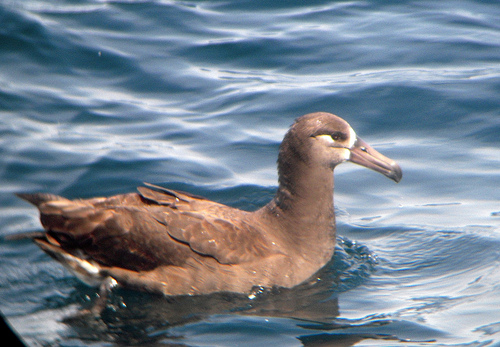
#> input picture data/input/Black_Footed_Albatross_0002_55.jpg, 500 x 347 px, found by its file name
$ python vision_wsol.py
#> lines starting #> are read from the running program, lines starting #| are printed output that depends on the picture
import os
import sys
from os.path import dirname, abspath, join
from typing import Optional
import math
from copy import deepcopy

from PIL import Image
import matplotlib.patches as patches
import matplotlib.pyplot as plt
import numpy as np
import matplotlib.cm as cm
import matplotlib.colors as mcolors
from matplotlib.colors import ListedColormap
import matplotlib.ticker as ticker
from scipy.signal import medfilt

from dlib.utils.tools import check_scoremap_validity
from dlib.utils.tools import check_box_convention

root_dir = dirname(dirname(dirname(abspath(__file__))))
sys.path.append(root_dir)

from dlib.configure import constants

_PRED_COLOR = mcolors.CSS4_COLORS['red']
_GT_COLOR = mcolors.CSS4_COLORS['lime']

_TRUE_POSITIVE = mcolors.CSS4_COLORS['red']
_FALSE_POSITIVE = mcolors.CSS4_COLORS['blue']
_FALSE_NEGATIVE = mcolors.CSS4_COLORS['lime']


def get_bin_mask_colormap_segm():
    col_dict = dict()
    for i in range(256):
        col_dict[i] = 'k'

    col_dict[0] = 'k'  # background. ignored.
    col_dict[1] = _FALSE_NEGATIVE  # FALSE NEGATIVE
    col_dict[2] = _FALSE_POSITIVE  # FALSE POSITIVE
    col_dict[3] = _TRUE_POSITIVE  # TRUE POSITIVE

    colormap = ListedColormap([col_dict[x] for x in col_dict.keys()])

    return colormap


def get_bin_mask_colormap_bbx():
    col_dict = dict()
    for i in range(256):
        col_dict[i] = 'k'

    col_dict[0] = 'k'  # background. ignored.
    col_dict[1] = _PRED_COLOR  # PREDICTED
    colormap = ListedColormap([col_dict[x] for x in col_dict.keys()])

    return colormap


# [10 lines left out: function get_simple_bin_mask_colormap_mask, not called in this run]


class Viz_WSOL(object):
    def __init__(self):
        super(Viz_WSOL, self).__init__()

        self.gt_col = _GT_COLOR
        self.pred_col = _PRED_COLOR
        self.dpi = 50
        self.alpha = 0.5#128
        self.heatmap_cmap = plt.get_cmap("jet")
        self.mask_cmap_seg = get_bin_mask_colormap_segm()
        self.mask_cmap_bbox = get_bin_mask_colormap_bbx()

    def tagax(self, ax, text):
        ax.text(3, 40,
                text, bbox={'facecolor': 'white', 'pad': 1, 'alpha': 0.8}
                )

    # [6 lines left out: function get_acc, not called in this run]

    def convert_bbox(self, bbox_xyxy: np.ndarray):
        check_box_convention(bbox_xyxy, 'x0y0x1y1')
        assert bbox_xyxy.shape == (1, 4)
        x0, y0, x1, y1 = bbox_xyxy.flatten()
        width = x1 - x0
        height = y1 - y0
        anchor = (x0, y1)
        return anchor, width, height

    def _plot_bbox(self, ax, img, gt_bbox,
                   pred_bbox: Optional[np.ndarray] = None,
                   cam: Optional[np.ndarray] = None,
                   tag='',
                   camcolormap=None,
                   alpha=None):
        if camcolormap is None:
            camcolormap = self.heatmap_cmap

        if alpha is None:
            alpha = self.alpha

        ax.imshow(img)

        gt_info = self.convert_bbox(gt_bbox)
        rect_gt = patches.Rectangle(gt_info[0], gt_info[1], -gt_info[2],
                                    linewidth=1.5,
                                    edgecolor=self.gt_col,
                                    facecolor='none')
        if pred_bbox is not None:
            pred_info = self.convert_bbox(pred_bbox)

            rect_pred = patches.Rectangle(pred_info[0], pred_info[1],
                                          -pred_info[2],
                                          linewidth=1.5,
                                          edgecolor=self.pred_col,
                                          facecolor='none')

        if cam is not None:
            if cam.dtype in [np.float32, np.float64]:
                ax.imshow(cam, interpolation='bilinear', cmap=camcolormap,
                          alpha=alpha)

            elif cam.dtype == np.bool_:
                cam_ = cam * 1.
                masked_cam = np.ma.masked_where(cam_ == 0, cam_)
                ax.imshow(masked_cam, interpolation=None,
                          cmap=self.mask_cmap_bbox, vmin=0., vmax=255.,
                          alpha=self.alpha)

        ax.add_patch(rect_gt)
        if pred_bbox is not None:
            ax.add_patch(rect_pred)

        self.tagax(ax, tag)

    # [24 lines left out: function _plot_mask, not called in this run]

    def plot_single(self, datum: dict, outf: str):
        fig, axes = plt.subplots(nrows=1, ncols=2, squeeze=False)

        if 'gt_bbox' in datum.keys():
            self._plot_bbox(axes[0, 0], img=datum['img'],
                            gt_bbox=datum['gt_bbox'],
                            pred_bbox=datum['pred_bbox'],
                            cam=datum['cam'], tag=self.get_tag(datum))
            mask = (datum['cam'] >= datum['tau'])
            self._plot_bbox(axes[0, 1], img=datum['img'],
                            gt_bbox=datum['gt_bbox'],
                            pred_bbox=datum['pred_bbox'], cam=mask,
                            tag=self.get_tag(datum))

        elif 'gt_mask' in datum.keys():
            cam = datum['cam']
            pred_mask = (datum['cam'] >= datum['tau'])
            acc = self.get_acc(gt_mask=datum['gt_mask'],
                               pred_mask=pred_mask.astype(np.float32))

            self._plot_mask(axes[0, 0], img=datum['img'],
                            gt_mask=datum['gt_mask'],
                            cam=cam,
                            tag=self.get_tag(datum, acc=acc))

            self._plot_mask(axes[0, 1], img=datum['img'],
                            gt_mask=datum['gt_mask'],
                            cam=pred_mask,
                            tag=self.get_tag(datum, acc=acc))
        else:
            raise NotImplementedError

        self.closing(fig, outf)

    def plot_multiple(self, data: list, outf: str):
        nrows = 2
        ncols = len(data)

        him, wim = data[0]['img'].shape[:2]
        r = him / float(wim)
        fw = 10
        r_prime = r * (nrows / float(ncols))
        fh = r_prime * fw

        fig, axes = plt.subplots(nrows=nrows, ncols=ncols, sharex=False,
                                 sharey=False, squeeze=False, figsize=(fw, fh))

        if 'gt_bbox' in data[0].keys():
            for i, datum in enumerate(data):
                self._plot_bbox(axes[0, i], img=datum['img'],
                                gt_bbox=datum['gt_bbox'],
                                pred_bbox=datum['pred_bbox'], cam=datum['cam'],
                                tag=self.get_tag(datum))
                mask = (datum['cam'] >= datum['tau'])
                self._plot_bbox(axes[1, i], img=datum['img'],
                                gt_bbox=datum['gt_bbox'],
                                pred_bbox=datum['pred_bbox'], cam=mask,
                                tag=self.get_tag(datum))

        elif 'gt_mask' in data[0].keys():
            for i, datum in enumerate(data):
                cam = datum['cam']
                pred_mask = (datum['cam'] >= datum['tau'])
                acc = self.get_acc(gt_mask=datum['gt_mask'],
                                   pred_mask=pred_mask.astype(np.float32))

                self._plot_mask(axes[0, i], img=datum['img'],
                                gt_mask=datum['gt_mask'],
                                cam=cam,
                                tag=self.get_tag(datum, acc=acc))

                self._plot_mask(axes[1, i], img=datum['img'],
                                gt_mask=datum['gt_mask'],
                                cam=pred_mask,
                                tag=self.get_tag(datum, acc=acc))
        else:
            raise NotImplementedError

        self.closing(fig, outf)

    # [5 lines left out: function plot_cam_raw, not called in this run]

    def get_tag(self, datum, acc=0.0):
        if 'gt_bbox' in datum.keys():
            tag = r'IoU={:.3f}, @$\tau$={:.2f}@$\sigma$={:.2f}'.format(
                datum['iou'], datum['tau'], datum['sigma'])

        elif 'gt_mask' in datum.keys():
            z = '*' if datum['best_tau'] else ''
            tag = r'acc={:.3f}, @$\tau$={:.2f}{}'.format(acc, datum['tau'], z)
        else:
            raise NotImplementedError
        return tag

    def closing(self, fig, outf):
        plt.subplots_adjust(top=1, bottom=0, right=1, left=0, hspace=0,
                            wspace=0)
        for ax in fig.axes:
            ax.axis('off')
            ax.margins(0, 0)
            ax.xaxis.set_major_locator(plt.NullLocator())
            ax.yaxis.set_major_locator(plt.NullLocator())

        fig.savefig(outf, pad_inches=0, bbox_inches='tight', dpi=self.dpi)#,
                    # optimize=True)
        plt.close(fig)

    # [242 lines left out: functions _watch_plot_entropy, _watch_plot_histogram_activations, _plot_meter, _clean_metrics, _watch_plot_perfs_meter, _watch_plot_thresh, not called in this run]


def test_Viz_WSOL():
    fdout = join(root_dir, 'data/debug/visualization/wsol')
    if not os.path.isdir(fdout):
        os.makedirs(fdout)

    viz = Viz_WSOL()

    debug_fd = join(root_dir, 'data/debug/input')
    img_pil = Image.open(
        join(debug_fd, 'Black_Footed_Albatross_0002_55.jpg'), 'r').convert(
        "RGB")
#> img_pil is the input picture: PIL image 500x347 RGB; mean R, G, B 119.8, 131.5, 144.5

    w, h = img_pil.size
#> w = 500; h = 347
    img = np.asarray(img_pil)
    datum = {'img': img, 'img_id': 123456,
             'gt_bbox': np.asarray([14, 112, 402, 298]).reshape((1, 4)),
             'pred_bbox': np.asarray([14, 80, 300, 200]).reshape((1, 4)),
             'iou': 0.8569632541, 'tau': 0.2533653, 'sigma': 0.2356,
             'cam': np.random.rand(h, w)}

    viz.plot_single(datum=datum, outf=join(fdout, 'single-bbox.jpg'))
#> in get_tag, `tag = r'IoU={:.3f}, @$\tau$={:.2f}@$\sigma$={:.2f}'.format( datum['iou..`: tag = 'IoU=0.857, @$\\tau$=0.25@$\\sigma$=0.24'
#> in convert_bbox, `x0, y0, x1, y1 = bbox_xyxy.flatten()`: x0 = 14; y0 = 112; x1 = 402; y1 = 298
#> in convert_bbox, `width = x1 - x0`: width = 388
#> in convert_bbox, `height = y1 - y0`: height = 186
#> in convert_bbox, `anchor = (x0, y1)`: anchor = (14, 298)
#> in _plot_bbox, `gt_info = self.convert_bbox(gt_bbox)`: gt_info = ((14, 298), 388, 186)
#> in _plot_bbox, `pred_info = self.convert_bbox(pred_bbox)`: pred_info = ((14, 200), 286, 120)
#> in plot_single, `mask = (datum['cam'] >= datum['tau'])`:
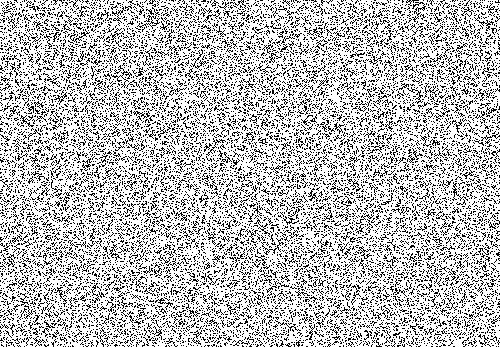
#> mask: shape (347, 500) bool; 74.6% white; black in thin lines or dots
#> in _plot_bbox (call 2), `cam_ = cam * 1.`: cam_: shape (347, 500) float64; values 0 (black) and 1 (white), 74.6% white; black in thin lines or dots
#> in closing, `fig.savefig(outf, pad_inches=0, bbox_inches='tight', dpi=self.dpi)#,`:
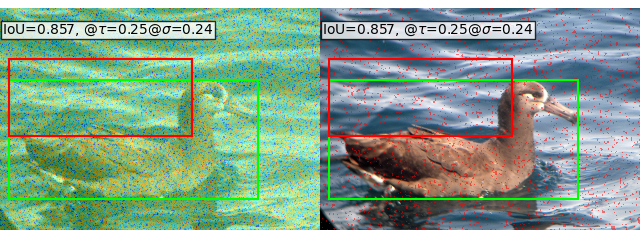
#> figure drawn by matplotlib, 2 panels

    viz.plot_multiple(
        data=[{'img': img, 'img_id': 123456,
               'gt_bbox':  np.asarray([14, 112, 402, 298]).reshape((1, 4)),
               'pred_bbox': np.asarray([14, 80, 300, 200]).reshape((1, 4)),
               'iou': 0.8569632541, 'tau': 0.125, 'sigma':0.2356,
               'cam': np.random.rand(h, w)} for _ in range(3)],
        outf=join(fdout, 'multilpe-bbox.jpg'))

    datum = {'img': img, 'img_id': 123456,
             'gt_mask': (np.random.rand(h, w) > 0.01).astype(np.float32),
             'tau': 0.12533653,
             'cam': np.random.rand(h, w), 'best_tau': True}

    viz.plot_single(datum=datum, outf=join(fdout, 'single-mask.jpg'))
    viz.plot_multiple(data=[
        {'img': img, 'img_id': 123456,
         'gt_mask': (np.random.rand(h, w) > 0.01).astype(np.float32),
         'tau': 0.12533653,
         'cam': np.random.rand(h, w), 'best_tau': i == 1} for i in range(5)],
        outf=join(fdout, 'multiple-mask.jpg'))


if __name__ == '__main__':
#> (the run stopped early here; a loop or call above may not have finished)

$ run again, with data/input/Black_Footed_Albatross_0006_796065.jpg copied over data/input/Black_Footed_Albatross_0002_55.jpg
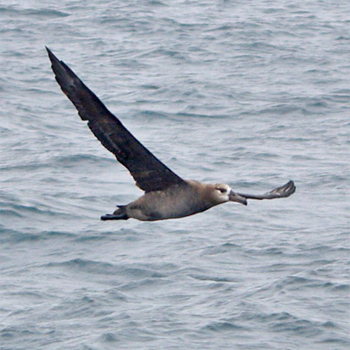
#> input picture data/input/Black_Footed_Albatross_0006_796065.jpg, 350 x 350 px, found by its file name
#> in test_Viz_WSOL, img_pil is the input picture: PIL image 350x350 RGB; mean R, G, B 165.3, 173.5, 184.7
#> tag = 'IoU=0.857, @$\\tau$=0.25@$\\sigma$=0.24'
#> x0 = 14; y0 = 112; x1 = 402; y1 = 298
#> width = 388
#> height = 186
#> anchor = (14, 298)
#> gt_info = ((14, 298), 388, 186)
#> pred_info = ((14, 200), 286, 120)
#> in plot_single, `mask = (datum['cam'] >= datum['tau'])`:
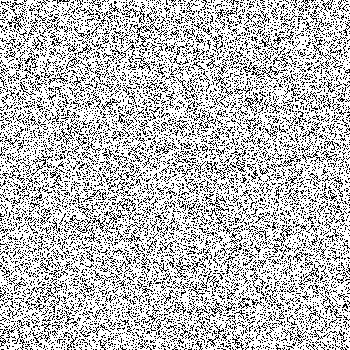
#> mask: shape (350, 350) bool; 74.6% white; black in thin lines or dots
#> cam_: shape (350, 350) float64; values 0 (black) and 1 (white), 74.6% white; black in thin lines or dots
#> in closing, `fig.savefig(outf, pad_inches=0, bbox_inches='tight', dpi=self.dpi)#,`:
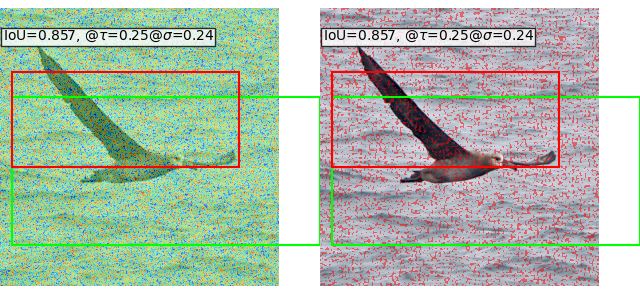
#> figure drawn by matplotlib, 2 panels
